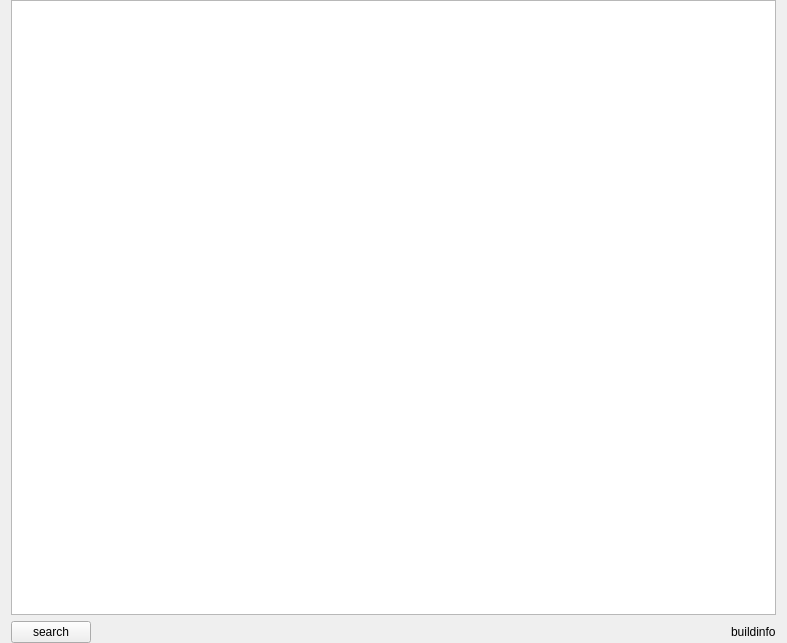
<?xml version="1.0" encoding="UTF-8"?>
<ui version="4.0">
 <class>SysVersionInfoWidget</class>
 <widget class="QWidget" name="SysVersionInfoWidget">
  <property name="geometry">
   <rect>
    <x>0</x>
    <y>0</y>
    <width>787</width>
    <height>643</height>
   </rect>
  </property>
  <property name="windowTitle">
   <string notr="true">Form</string>
  </property>
  <layout class="QVBoxLayout" name="verticalLayout_2" stretch="0,0">
   <property name="topMargin">
    <number>0</number>
   </property>
   <property name="bottomMargin">
    <number>0</number>
   </property>
   <item>
    <widget class="QTableWidget" name="tableWidget"/>
   </item>
   <item>
    <layout class="QHBoxLayout" name="horizontalLayout">
     <item>
      <widget class="QPushButton" name="search">
       <property name="text">
        <string notr="true">search</string>
       </property>
      </widget>
     </item>
     <item>
      <spacer name="horizontalSpacer">
       <property name="orientation">
        <enum>Qt::Horizontal</enum>
       </property>
       <property name="sizeHint" stdset="0">
        <size>
         <width>40</width>
         <height>20</height>
        </size>
       </property>
      </spacer>
     </item>
     <item>
      <layout class="QVBoxLayout" name="verticalLayout">
       <item>
        <widget class="QLabel" name="buildTimeLabel">
         <property name="text">
          <string>buildinfo</string>
         </property>
        </widget>
       </item>
      </layout>
     </item>
    </layout>
   </item>
  </layout>
 </widget>
 <resources/>
 <connections/>
</ui>
